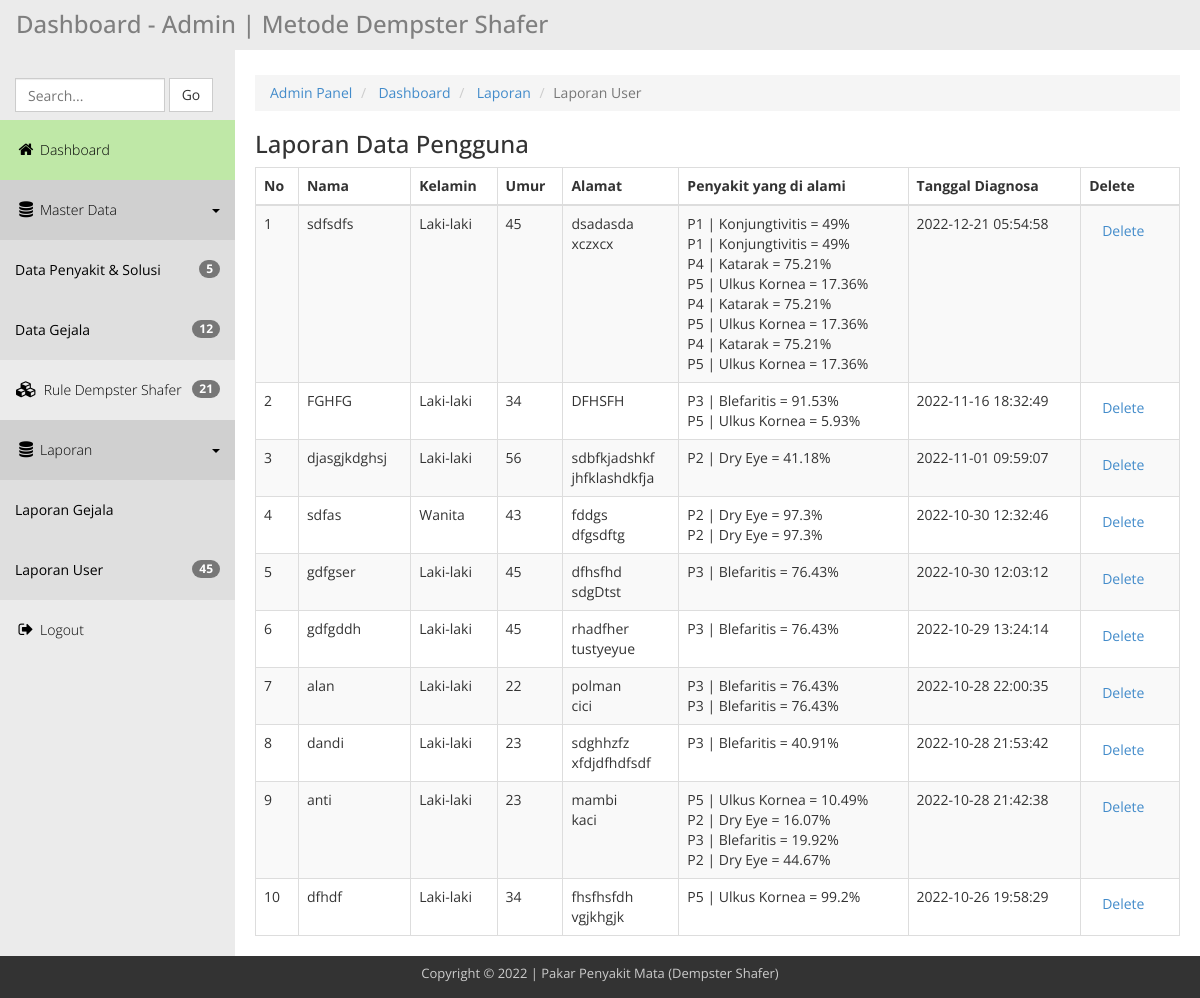
The app's page /admin-ds/lapuser.php with its own data.
### tables this page shows
CREATE TABLE `tb_hasil` (
  `idhasil` int(5) NOT NULL,
  `idpasien` int(5) NOT NULL,
  `kdpenyakit` varchar(4) NOT NULL,
  `persentase` double NOT NULL,
  `tanggal` datetime NOT NULL
);

CREATE TABLE `tbpasien` (
  `idpasien` int(10) NOT NULL,
  `nama` varchar(30) NOT NULL,
  `kelamin` varchar(10) NOT NULL,
  `umur` varchar(3) NOT NULL,
  `alamat` varchar(50) NOT NULL,
  `noip` varchar(30) NOT NULL,
  `tanggal` date NOT NULL,
  `pekerjaan` varchar(20) NOT NULL,
  `namaorangtua` varchar(20) NOT NULL
);

### admin-ds/lapuser.php (the view, shortened to what this page needs)
<?php include"header.php"; ?>
        <div class="templatemo-content-wrapper">
            <div class="templatemo-content">
                <ol class="breadcrumb">
                    <li>
                        <a href="index.php">Admin Panel</a>
                    </li>
                    <li>
                        <a href="#">Dashboard</a>
                    </li>
                    <li>
                        <a href="#">Laporan</a>
                    </li>
                    <li class="active">Laporan User</li>
                </ol>
                <h1>Laporan Data Pengguna</h1>
                <div class="row">
                    <div class="col-md-12">
                        <div class="table-responsive">
                            <table class="table table-striped table-hover table-bordered">
                                <thead>
                                    <tr>
                                        <th>No</th>
                                        <th>Nama</th>
                                        <th>Kelamin</th>
                                        <th>Umur</th>
                                        <th>Alamat</th>
                                        <th>Penyakit yang di alami</th>
                                        <th>Tanggal Diagnosa</th>
                                        <th>Delete<input type="hidden" id="texthapus"></th>
                                    </tr>
                                </thead>
                                <tbody>
                                    <?php
	include "koneksi.php";
	$arrPenyakit=array();
	$queryP=mysqli_query($koneksi,"SELECT * FROM tb_penyakit"); while($dataP=mysqli_fetch_array($queryP)){ $arrPenyakit["$dataP[kdpenyakit]"]=$dataP['nama_penyakit']; }
	$sql = "SELECT * FROM tbpasien,tb_hasil WHERE tb_hasil.idpasien=tbpasien.idpasien group by tb_hasil.idpasien  ORDER BY tb_hasil.idhasil DESC";
	$qry = mysqli_query($koneksi,$sql)  or die ("SQL Error".mysqli_error());
	$no=0;
	while ($data=mysqli_fetch_array($qry)) {
	$no++;
   ?>
                                    <tr>
                                        <td><?php echo $no;?></td>
                                        <td><?php echo $data['nama'];?></td>
                                        <td><?php echo $data['kelamin'];?></td>
                                        <td><?php echo $data['umur'];?></td>
                                        <td><?php echo $data['alamat']."<br>".$data['namaorangtua'];?></td>
                                        <td><?php $idp=$data['idpasien'];
	$strP=mysqli_query($koneksi,"SELECT * FROM tb_hasil WHERE idpasien='$idp' ");
	while($dataP=mysqli_fetch_array($strP)){
		echo $dataP['kdpenyakit']." | "; print_r($arrPenyakit["$dataP[kdpenyakit]"]); echo " = ".$dataP['persentase']."%<br>";
		}
	 ?></td>
                                        <td><?php echo $data['tanggal'];?></td>
                                        <td>
                                            <a
                                                onclick="return HapusData('<?php echo $data['idpasien'];?>');"
                                                data-toggle="modal"
                                                data-target="#confirmModal2"
                                                class="btn btn-link">Delete</a>
                                        </td>
                                    </tr><?php }?>
                                </tbody>
                            </table>
                        </div>
                    </div>
                </div>
            </div>
        </div>
    </div>
<?php include"footer.php"; ?>

### admin-ds/css/templatemo_main.css (style rules this page uses)
* { font-family: 'Open Sans', sans-serif; }
body { background-color: rgb(235,235,235); }
h1 { font-size: 24px; }
.templatemo-content-wrapper { float: left; width: 100%; }
.templatemo-content { margin-left: 235px; margin-top: 0px; min-height: 600px; padding: 25px 20px 0 20px; background-color: white; overflow-x: hidden; }
.nav-pills>li>a, .nav-tabs>li>a, .alert, .progress, .panel, .btn, .panel-group .panel, .form-control, .modal-content, .breadcrumb { border-radius: 0; }

### records on screen
tb_hasil: idpasien.nama "sdfsdfs", idpasien.kelamin "Laki-laki", idpasien.umur "45", idpasien.alamat "dsadasda", idpasien.namaorangtua "xczxcx", kdpenyakit "P1", value "Konjungtivitis", persentase "49", tanggal "2022-12-21 05:54:58"
tb_hasil: kdpenyakit "P1", value "Konjungtivitis", persentase "49"
tb_hasil: kdpenyakit "P4", value "Katarak", persentase "75.21"
tb_hasil: kdpenyakit "P5", value "Ulkus Kornea", persentase "17.36"
tb_hasil: kdpenyakit "P4", value "Katarak", persentase "75.21"
tb_hasil: kdpenyakit "P5", value "Ulkus Kornea", persentase "17.36"
tb_hasil: kdpenyakit "P4", value "Katarak", persentase "75.21"
tb_hasil: kdpenyakit "P5", value "Ulkus Kornea", persentase "17.36"
tb_hasil: idpasien.nama "FGHFG", idpasien.kelamin "Laki-laki", idpasien.umur "34", idpasien.alamat "DFHSFH", kdpenyakit "P3", value "Blefaritis", persentase "91.53", tanggal "2022-11-16 18:32:49"
tb_hasil: kdpenyakit "P5", value "Ulkus Kornea", persentase "5.93"
tb_hasil: idpasien.nama "djasgjkdghsj", idpasien.kelamin "Laki-laki", idpasien.umur "56", idpasien.alamat "sdbfkjadshkf", idpasien.namaorangtua "jhfklashdkfja", kdpenyakit "P2", value "Dry Eye", persentase "41.18", tanggal "2022-11-01 09:59:07"
tb_hasil: idpasien.nama "sdfas", idpasien.kelamin "Wanita", idpasien.umur "43", idpasien.alamat "fddgs", idpasien.namaorangtua "dfgsdftg", kdpenyakit "P2", value "Dry Eye", persentase "97.3", tanggal "2022-10-30 12:32:46"
tb_hasil: kdpenyakit "P2", value "Dry Eye", persentase "97.3"
tb_hasil: idpasien.nama "gdfgser", idpasien.kelamin "Laki-laki", idpasien.umur "45", idpasien.alamat "dfhsfhd", idpasien.namaorangtua "sdgDtst", kdpenyakit "P3", value "Blefaritis", persentase "76.43", tanggal "2022-10-30 12:03:12"
tb_hasil: idpasien.nama "gdfgddh", idpasien.kelamin "Laki-laki", idpasien.umur "45", idpasien.alamat "rhadfher", idpasien.namaorangtua "tustyeyue", kdpenyakit "P3", value "Blefaritis", persentase "76.43", tanggal "2022-10-29 13:24:14"
tb_hasil: idpasien.nama "alan", idpasien.kelamin "Laki-laki", idpasien.umur "22", idpasien.alamat "polman", idpasien.namaorangtua "cici", kdpenyakit "P3", value "Blefaritis", persentase "76.43", tanggal "2022-10-28 22:00:35"
tb_hasil: kdpenyakit "P3", value "Blefaritis", persentase "76.43"
tb_hasil: idpasien.nama "dandi", idpasien.kelamin "Laki-laki", idpasien.umur "23", idpasien.alamat "sdghhzfz", idpasien.namaorangtua "xfdjdfhdfsdf", kdpenyakit "P3", value "Blefaritis", persentase "40.91", tanggal "2022-10-28 21:53:42"
tb_hasil: idpasien.nama "anti", idpasien.kelamin "Laki-laki", idpasien.umur "23", idpasien.alamat "mambi", idpasien.namaorangtua "kaci", kdpenyakit "P5", value "Ulkus Kornea", persentase "10.49", tanggal "2022-10-28 21:42:38"
tb_hasil: kdpenyakit "P2", value "Dry Eye", persentase "16.07"
tb_hasil: kdpenyakit "P3", value "Blefaritis", persentase "19.92"
tb_hasil: kdpenyakit "P2", value "Dry Eye", persentase "44.67"
tb_hasil: idpasien.nama "dfhdf", idpasien.kelamin "Laki-laki", idpasien.umur "34", idpasien.alamat "fhsfhsfdh", idpasien.namaorangtua "vgjkhgjk", kdpenyakit "P5", value "Ulkus Kornea", persentase "99.2", tanggal "2022-10-26 19:58:29"

### other values on screen
$numNP "5"
$numNP "12"
$numNR "21"
$numNP3 "45"
